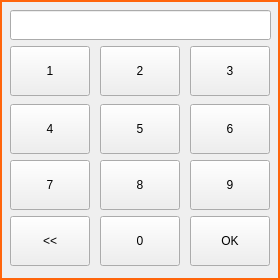
<?xml version="1.0" encoding="UTF-8"?>
<ui version="4.0">
 <class>saas_guide_num_key</class>
 <widget class="QDialog" name="saas_guide_num_key">
  <property name="geometry">
   <rect>
    <x>0</x>
    <y>0</y>
    <width>280</width>
    <height>280</height>
   </rect>
  </property>
  <property name="windowTitle">
   <string>Dialog</string>
  </property>
  <widget class="QFrame" name="frame">
   <property name="geometry">
    <rect>
     <x>0</x>
     <y>0</y>
     <width>280</width>
     <height>280</height>
    </rect>
   </property>
   <property name="styleSheet">
    <string notr="true">QFrame{
border:2px solid #ff650b;
}</string>
   </property>
   <property name="frameShape">
    <enum>QFrame::StyledPanel</enum>
   </property>
   <property name="frameShadow">
    <enum>QFrame::Raised</enum>
   </property>
   <widget class="QLineEdit" name="lineEdit">
    <property name="geometry">
     <rect>
      <x>10</x>
      <y>10</y>
      <width>261</width>
      <height>30</height>
     </rect>
    </property>
   </widget>
   <widget class="public_pushbutton_numkey" name="pushButton_7">
    <property name="geometry">
     <rect>
      <x>100</x>
      <y>46</y>
      <width>80</width>
      <height>50</height>
     </rect>
    </property>
    <property name="focusPolicy">
     <enum>Qt::NoFocus</enum>
    </property>
    <property name="text">
     <string>2</string>
    </property>
    <property name="outer_stylesheet" stdset="0">
     <string>pushbutton_key</string>
    </property>
   </widget>
   <widget class="public_pushbutton_numkey" name="pushButton_10">
    <property name="geometry">
     <rect>
      <x>190</x>
      <y>104</y>
      <width>80</width>
      <height>50</height>
     </rect>
    </property>
    <property name="focusPolicy">
     <enum>Qt::NoFocus</enum>
    </property>
    <property name="text">
     <string>6</string>
    </property>
    <property name="outer_stylesheet" stdset="0">
     <string>pushbutton_key</string>
    </property>
   </widget>
   <widget class="public_pushbutton_numkey" name="pushButton_12">
    <property name="geometry">
     <rect>
      <x>190</x>
      <y>46</y>
      <width>80</width>
      <height>50</height>
     </rect>
    </property>
    <property name="focusPolicy">
     <enum>Qt::NoFocus</enum>
    </property>
    <property name="text">
     <string>3</string>
    </property>
    <property name="outer_stylesheet" stdset="0">
     <string>pushbutton_key</string>
    </property>
   </widget>
   <widget class="public_pushbutton_numkey" name="pushButton">
    <property name="geometry">
     <rect>
      <x>10</x>
      <y>46</y>
      <width>80</width>
      <height>50</height>
     </rect>
    </property>
    <property name="focusPolicy">
     <enum>Qt::NoFocus</enum>
    </property>
    <property name="text">
     <string>1</string>
    </property>
    <property name="outer_stylesheet" stdset="0">
     <string>pushbutton_key</string>
    </property>
   </widget>
   <widget class="public_pushbutton_numkey" name="pushButton_5">
    <property name="geometry">
     <rect>
      <x>100</x>
      <y>216</y>
      <width>80</width>
      <height>50</height>
     </rect>
    </property>
    <property name="focusPolicy">
     <enum>Qt::NoFocus</enum>
    </property>
    <property name="text">
     <string>0</string>
    </property>
    <property name="outer_stylesheet" stdset="0">
     <string>pushbutton_key</string>
    </property>
   </widget>
   <widget class="public_pushbutton_numkey" name="pushButton_6">
    <property name="geometry">
     <rect>
      <x>100</x>
      <y>104</y>
      <width>80</width>
      <height>50</height>
     </rect>
    </property>
    <property name="focusPolicy">
     <enum>Qt::NoFocus</enum>
    </property>
    <property name="text">
     <string>5</string>
    </property>
    <property name="outer_stylesheet" stdset="0">
     <string>pushbutton_key</string>
    </property>
   </widget>
   <widget class="QPushButton" name="pushButton_4">
    <property name="geometry">
     <rect>
      <x>10</x>
      <y>216</y>
      <width>80</width>
      <height>50</height>
     </rect>
    </property>
    <property name="focusPolicy">
     <enum>Qt::NoFocus</enum>
    </property>
    <property name="text">
     <string>&lt;&lt;</string>
    </property>
    <property name="autoRepeat">
     <bool>true</bool>
    </property>
    <property name="outer_stylesheet" stdset="0">
     <string>pushbutton_key</string>
    </property>
   </widget>
   <widget class="public_pushbutton_numkey" name="pushButton_2">
    <property name="geometry">
     <rect>
      <x>10</x>
      <y>104</y>
      <width>80</width>
      <height>50</height>
     </rect>
    </property>
    <property name="focusPolicy">
     <enum>Qt::NoFocus</enum>
    </property>
    <property name="text">
     <string>4</string>
    </property>
    <property name="outer_stylesheet" stdset="0">
     <string>pushbutton_key</string>
    </property>
   </widget>
   <widget class="public_pushbutton_numkey" name="pushButton_3">
    <property name="geometry">
     <rect>
      <x>10</x>
      <y>160</y>
      <width>80</width>
      <height>50</height>
     </rect>
    </property>
    <property name="focusPolicy">
     <enum>Qt::NoFocus</enum>
    </property>
    <property name="text">
     <string>7</string>
    </property>
    <property name="outer_stylesheet" stdset="0">
     <string>pushbutton_key</string>
    </property>
   </widget>
   <widget class="public_pushbutton_numkey" name="pushButton_9">
    <property name="geometry">
     <rect>
      <x>190</x>
      <y>160</y>
      <width>80</width>
      <height>50</height>
     </rect>
    </property>
    <property name="focusPolicy">
     <enum>Qt::NoFocus</enum>
    </property>
    <property name="text">
     <string>9</string>
    </property>
    <property name="outer_stylesheet" stdset="0">
     <string>pushbutton_key</string>
    </property>
   </widget>
   <widget class="public_pushbutton_numkey" name="pushButton_8">
    <property name="geometry">
     <rect>
      <x>100</x>
      <y>160</y>
      <width>80</width>
      <height>50</height>
     </rect>
    </property>
    <property name="focusPolicy">
     <enum>Qt::NoFocus</enum>
    </property>
    <property name="text">
     <string>8</string>
    </property>
    <property name="outer_stylesheet" stdset="0">
     <string>pushbutton_key</string>
    </property>
   </widget>
   <widget class="QPushButton" name="pushButton_11">
    <property name="geometry">
     <rect>
      <x>190</x>
      <y>216</y>
      <width>80</width>
      <height>50</height>
     </rect>
    </property>
    <property name="focusPolicy">
     <enum>Qt::NoFocus</enum>
    </property>
    <property name="text">
     <string>OK</string>
    </property>
    <property name="outer_stylesheet" stdset="0">
     <string>pushbutton_key</string>
    </property>
   </widget>
  </widget>
 </widget>
 <customwidgets>
  <customwidget>
   <class>public_pushbutton_numkey</class>
   <extends>QPushButton</extends>
   <header>public_pushbutton_numkey.h</header>
  </customwidget>
 </customwidgets>
 <resources/>
 <connections/>
</ui>
